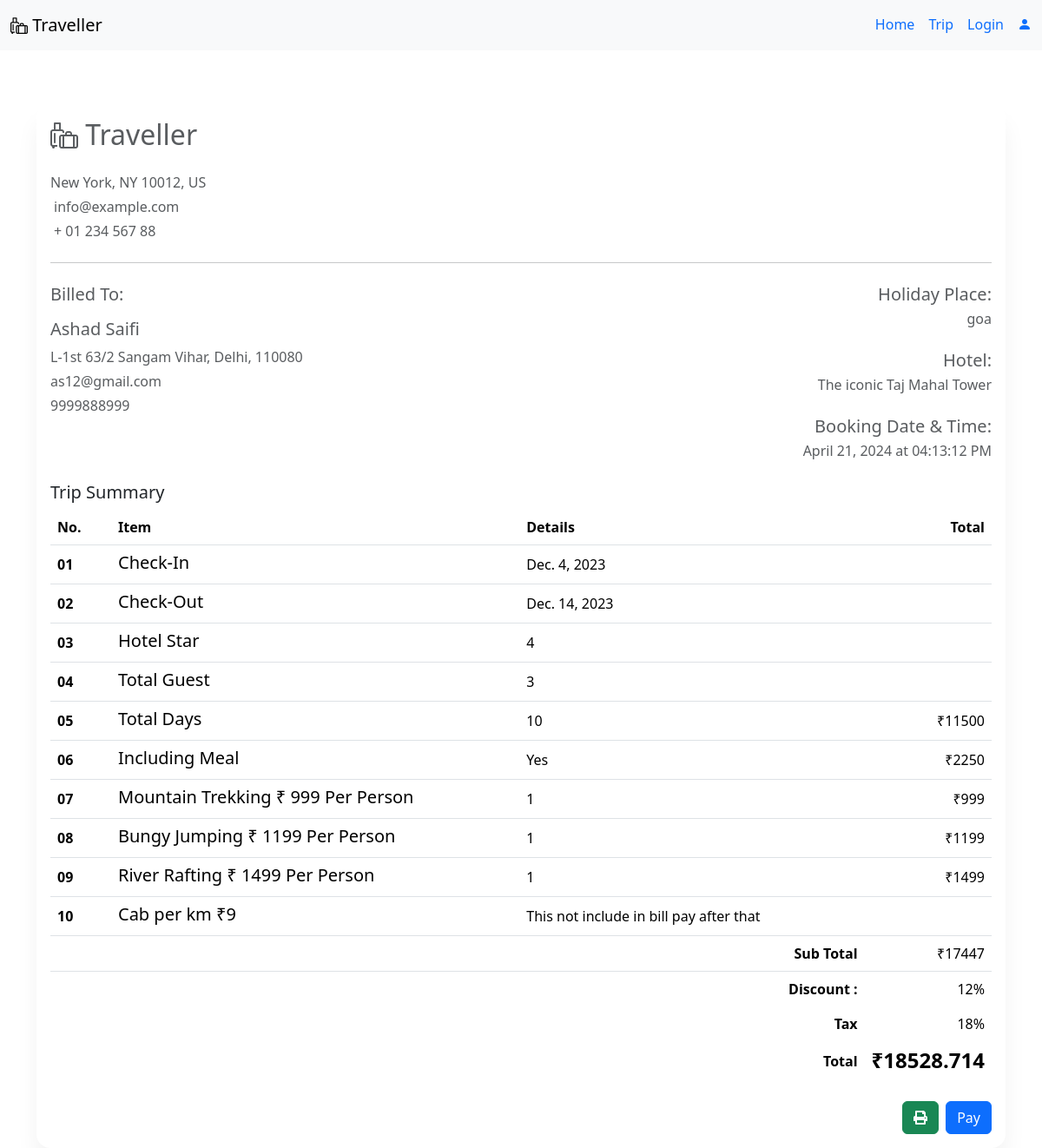
/paym/8/, run on the app's committed database.
### traveller_app/models.py (models this page shows)
class trip_data(models.Model):
    First_name = models.CharField(max_length=50)
    Last_name = models.CharField(max_length=50)
    Date_of_birth = models.DateField()
    Phone_number = models.CharField(max_length=15)
    Email = models.EmailField(max_length=100)
    Address = models.CharField(max_length=150)
    State = models.CharField(max_length=50)
    Zip_code = models.CharField(max_length=20)
    Document = models.CharField(max_length=20)
    Document_number = models.CharField(max_length=50)
    Holiday_place = models.CharField(max_length=50)
    Child = models.IntegerField(default=0)
    Adult = models.IntegerField(default=0)
    Old = models.IntegerField(default=0)
    Guest = models.TextField()
    Guest_Doc_number = models.TextField()
    Check_in = models.DateField()
    Check_out = models.DateField()
    Meal = models.CharField(max_length=10, null=True, blank=True)
    Star = models.IntegerField(default=1)
    Mount = models.CharField(max_length=50, null=True, blank=True)
    Mount_number = models.IntegerField(default=0)
    Bungy = models.CharField(max_length=50, null=True, blank=True)
    Bungy_number = models.IntegerField(default=0)
    River = models.CharField(max_length=50, null=True, blank=True)
    River_number = models.IntegerField(default=0)
    Cab = models.CharField(max_length=10, null=True, blank=True)
    Picklocation = models.CharField(max_length=150, null=True, blank=True)
    Droplocation = models.CharField(max_length=150, null=True, blank=True)

### traveller_app/views.py (the view)
# urls.py: path('paym/<int:id>/', paym, name='paym'),
def paym(request, id):
    tr = trip_data.objects.get(id = id)
    total_guest = tr.Child+tr.Adult+tr.Old
    total_day = (tr.Check_out-tr.Check_in).days
    hotel_list=['The Leela Palace', 'Niraamaya Retreats', 'The iconic Taj Mahal Tower', 'The Taj Mahal Palace', 'Rambagh Palace', 'Shangri-La Eros', 'The Oberoi Cecil']
    hotel_rand = random.choice(hotel_list)
    current_date_time = datetime.now()
    formatted_date_time = current_date_time.strftime("%B %d, %Y at %I:%M:%S %p")
    one_day = 1150*total_day
    mealday = 750*total_guest
    mount_rate = 999*tr.Mount_number
    bungy_rate = 1199*tr.Bungy_number
    river_rate = 1499*tr.River_number
    sub_total = one_day+mealday+mount_rate+bungy_rate+river_rate
    dic_count =(10/100)*sub_total
    sub_total1 = sub_total-dic_count
    gst = (18/100)*sub_total1
    total = gst+sub_total1
    order_amount = 50000
    order_currency = 'INR'
    payment_order = client.order.create(dict(amount = order_amount, currency = order_currency, payment_capture =1))
    payment_order_id = payment_order['id']
    context = {
        'amount' : total, 'api_key':RAZORPAY_API_KEY, 'order_id':payment_order_id, 'trp': tr, 'tg' : total_guest, 'td' : total_day, 'hr' : hotel_rand, 'ftd' : formatted_date_time,
        'od': one_day, 'odm': mealday, 'mt': mount_rate, 'bj': bungy_rate, 'rr': river_rate, 'sub': sub_total
    }
    return render(request, 'pay.html', context)

### traveller_app/templates/pay.html (shortened to what this page needs)
<!DOCTYPE html>
<html lang="en">
  <head>
    <link href="https://cdn.jsdelivr.net/npm/bootstrap@5.3.2/dist/css/bootstrap.min.css" rel="stylesheet" />
    <link rel="stylesheet" href="https://cdn.jsdelivr.net/npm/bootstrap-icons@1.11.1/font/bootstrap-icons.css" />
  </head>
  <body>
    <nav class="navbar navbar-expand-lg bg-body-tertiary navbar fixed-top">
      <div class="container-fluid">
        <a class="navbar-brand" href="#"><i class="bi bi-luggage"></i> Traveller</a>
        <div class="collapse navbar-collapse justify-content-end" id="navbarNav">
          <ul class="nav nav-underline">
            <li class="nav-item">
              <a class="nav-link" aria-current="page" href="/">Home</a>
            </li>
            <li class="nav-item">
              <a class="nav-link" href="/trip">Trip</a>
            </li>
            <li class="nav-item">
              {% if request.user.is_authenticated %}
                <a class="nav-link" href="/lgout">Logout</a>
              {% else %}
                <a class="nav-link" href="/log">Login</a>
              {% endif %}
            </li>
            <li class="nav-item">
              <a class="nav-link" href="/pro"><i class="bi bi-person-fill"></i></a>
            </li>
          </ul>
        </div>
      </div>
    </nav>
    <link rel="stylesheet" href="https://cdnjs.cloudflare.com/ajax/libs/font-awesome/5.13.1/css/all.min.css" />
    <div class="container" style="margin-top: 10%;">
      <div class="row">
        <div class="col-lg-12">
          <div class="card">
            <div class="card-body">
              <div class="invoice-title">
                <div class="mb-4">
                  <h2 class="mb-1 text-muted"><i class="bi bi-luggage"></i> Traveller</h2>
                </div>
                <div class="text-muted">
                  <p class="mb-1">New York, NY 10012, US</p>
                  <p class="mb-1">
                     info@example.com
                  </p>
                  <p>
                     + 01 234 567 88
                  </p>
                </div>
              </div>
              <hr class="my-4" />
              <div class="row">
                <div class="col-sm-6">
                  <div class="text-muted">
                    <h5 class="font-size-16 mb-3">Billed To:</h5>
                    <h5 class="font-size-15 mb-2">{{ trp.First_name }} {{ trp.Last_name }}</h5>
                    <p class="mb-1">{{ trp.Address }}, {{ trp.State }}, {{ trp.Zip_code }}</p>
                    <p class="mb-1">{{ trp.Email }}</p>
                    <p>{{ trp.Phone_number }}</p>
                  </div>
                </div>
                <div class="col-sm-6">
                  <div class="text-muted text-sm-end">
                    <div>
                      <h5 class="font-size-15 mb-1">Holiday Place:</h5>
                      <p>{{ trp.Holiday_place }}</p>
                    </div>
                    <div class="mt-4">
                      <h5 class="font-size-15 mb-1">Hotel:</h5>
                      <p>{{ hr }}</p>
                    </div>
                    <div class="mt-4">
                      <h5 class="font-size-15 mb-1">Booking Date & Time:</h5>
                      <p>{{ ftd }}</p>
                    </div>
                  </div>
                </div>
              </div>
              <div class="py-2">
                <h5 class="font-size-15">Trip Summary</h5>
                <div class="table-responsive">
                  <table class="table align-middle table-nowrap table-centered mb-0">
                    <thead>
                      <tr>
                        <th style="width: 70px;">No.</th>
                        <th>Item</th>
                        <th>Details</th>
                        <th></th>
                        <th class="text-end" style="width: 120px;">Total</th>
                      </tr>
                    </thead>
                    <tbody>
                      <tr>
                        <th scope="row">01</th>
                        <td>
                          <div>
                            <h5 class="text-truncate font-size-14 mb-1">Check-In</h5>
                          </div>
                        </td>
                        <td>{{ trp.Check_in }}</td>
                        <td></td>
                        <td class="text-end"></td>
                      </tr>
                      <tr>
                        <th scope="row">02</th>
                        <td>
                          <div>
                            <h5 class="text-truncate font-size-14 mb-1">Check-Out</h5>
                          </div>
                        </td>
                        <td>{{ trp.Check_out }}</td>
                        <td></td>
                        <td class="text-end"></td>
                      </tr>
                      <tr>
                        <th scope="row">03</th>
                        <td>
                          <div>
                            <h5 class="text-truncate font-size-14 mb-1">Hotel Star</h5>
                          </div>
                        </td>
                        <td>{{ trp.Star }}</td>
                        <td></td>
                        <td class="text-end"></td>
                      </tr>
                      <tr>
                        <th scope="row">04</th>
                        <td>
                          <div>
                            <h5 class="text-truncate font-size-14 mb-1">Total Guest</h5>
                          </div>
                        </td>
                        <td>{{ tg }}</td>
                        <td></td>
                        <td class="text-end"></td>
                      </tr>
                      <tr>
                        <th scope="row">05</th>
                        <td>
                          <div>
                            <h5 class="text-truncate font-size-14 mb-1">Total Days</h5>
                          </div>
                        </td>
                        <td>{{ td }}</td>
                        <td></td>
                        <td class="text-end">₹{{ od }}</td>
                      </tr>
                      <tr>
                        <th scope="row">06</th>
                        <td>
                          <div>
                            <h5 class="text-truncate font-size-14 mb-1">Including Meal</h5>
                          </div>
                        </td>
                        <td>{{ trp.Meal }}</td>
                        <td></td>
                        <td class="text-end">₹{{ odm }}</td>
                      </tr>
                      <tr>
                        <th scope="row">07</th>
                        <td>
                          <div>
                            <h5 class="text-truncate font-size-14 mb-1">{{ trp.Mount }}</h5>
                          </div>
                        </td>
                        <td>{{ trp.Mount_number }}</td>
                        <td></td>
                        <td class="text-end">₹{{ mt }}</td>
                      </tr>
                      <tr>
                        <th scope="row">08</th>
                        <td>
                          <div>
                            <h5 class="text-truncate font-size-14 mb-1">{{ trp.Bungy }}</h5>
                          </div>
                        </td>
                        <td>{{ trp.Bungy_number }}</td>
                        <td></td>
                        <td class="text-end">₹{{ bj }}</td>
                      </tr>
                      <tr>
                        <th scope="row">09</th>
                        <td>
                          <div>
                            <h5 class="text-truncate font-size-14 mb-1">{{ trp.River }}</h5>
                          </div>
                        </td>
                        <td>{{ trp.River_number }}</td>
                        <td></td>
                        <td class="text-end">₹{{ rr }}</td>
                      </tr>
                      <tr>
                        <th scope="row">10</th>
                        <td>
                          <div>
                            <h5 class="text-truncate font-size-14 mb-1">Cab per km ₹9</h5>
                          </div>
                        </td>
                        <td>This not include in bill pay after that</td>
                        <td></td>
                        <td class="text-end"></td>
                      </tr>
                      <tr>
                        <th scope="row" colspan="4" class="text-end">Sub Total</th>
                        <td class="text-end">₹{{ sub }}</td>
                      </tr>
                      <tr>
                        <th scope="row" colspan="4" class="border-0 text-end">Discount :</th>
                        <td class="border-0 text-end">12%</td>
                      </tr>
                      <tr>
                        <th scope="row" colspan="4" class="border-0 text-end">Tax</th>
                        <td class="border-0 text-end">18%</td>
                      </tr>
                      <tr>
                        <th scope="row" colspan="4" class="border-0 text-end">Total</th>
                        <td class="border-0 text-end">
                          <h4 class="m-0 fw-semibold">₹{{ amount }}</h4>
                        </td>
                      </tr>
                    </tbody>
                  </table>
                </div>
                <div class="d-print-none mt-4">
                  <div class="float-end">
                    <a href="javascript:window.print()" class="btn btn-success me-1"><i class="fa fa-print"></i></a>
                    <button id="rzp-button1" class="btn btn-primary w-md">Pay</button>
                  </div>
                </div>
              </div>
            </div>
          </div>
        </div>
      </div>
    </div>
  </body>
</html>

### traveller_app/templates/pay.html (style rules this page uses)
.card { box-shadow: 0 20px 27px 0 rgb(0 0 0 / 5%); }
.card { position: relative; display: flex; flex-direction: column; min-width: 0; word-wrap: break-word; background-color: #fff; background-clip: border-box; border: 0 solid rgba(0, 0, 0, 0.125); border-radius: 1rem; }

### data on the page
trip_data: First_name "Ashad", Last_name "Saifi", Address "L-1st 63/2 Sangam Vihar", State "Delhi", Zip_code "110080", Email "as12@gmail.com", Phone_number "9999888999", Holiday_place "goa", Check_in "Dec. 4, 2023", Check_out "Dec. 14, 2023", Star "4", Meal "Yes", Mount "Mountain Trekking ₹ 999 Per Person", Mount_number "1", Bungy "Bungy Jumping ₹ 1199 Per Person", Bungy_number "1", River "River Rafting ₹ 1499 Per Person", River_number "1"

### other printed values
{{ tg }} "3"
{{ td }} "10"
{{ od }} "11500"
{{ odm }} "2250"
{{ mt }} "999"
{{ bj }} "1199"
{{ rr }} "1499"
{{ sub }} "17447"
{{ amount }} "18528.714"
